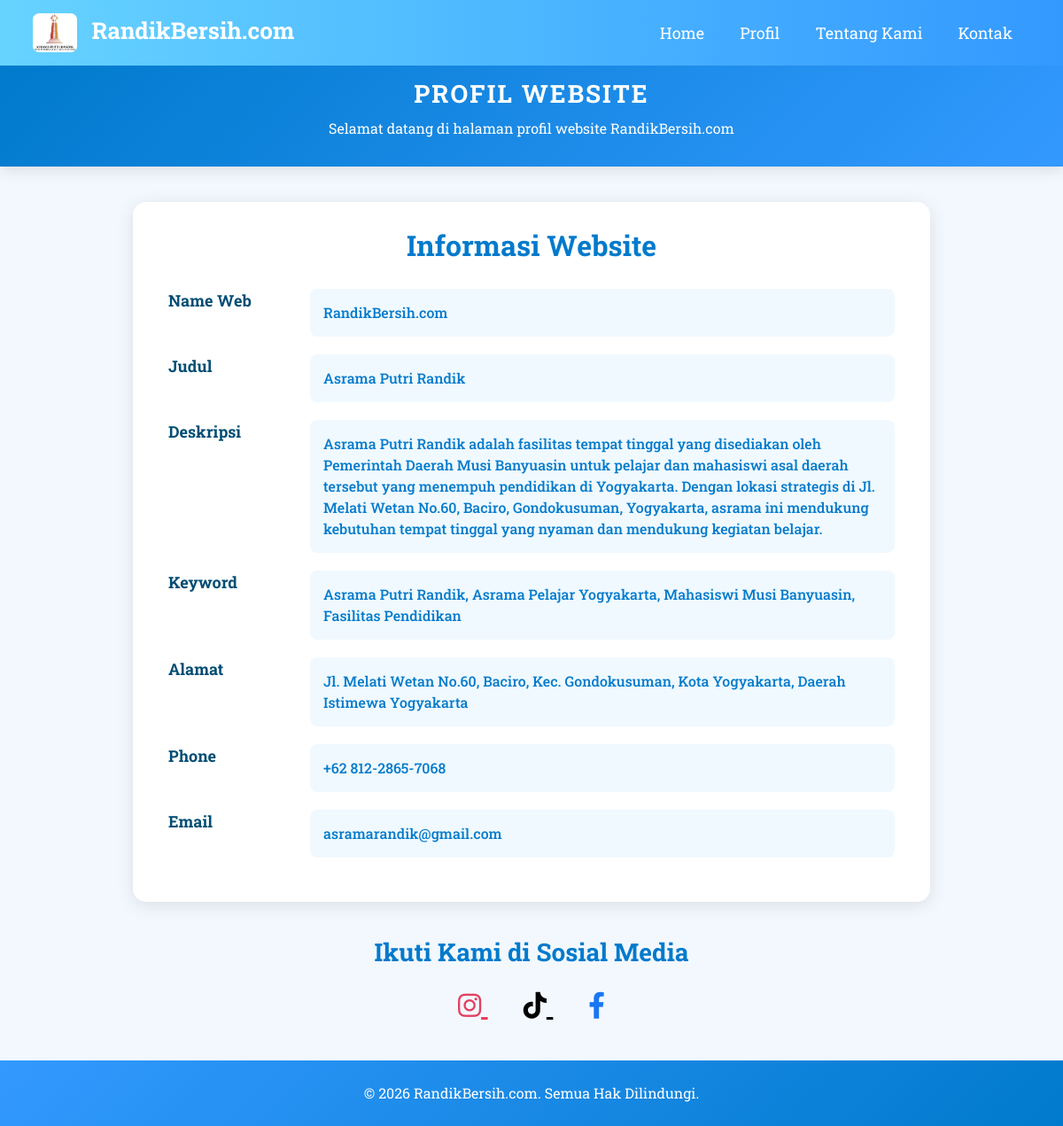
Screenshot of /user.php with the database file from the repository.
### tables this page shows
CREATE TABLE `profil_website` (
  `id` int NOT NULL,
  `name_web` varchar(255) NOT NULL,
  `judul` varchar(255) NOT NULL,
  `deskripsi` text NOT NULL,
  `keyword` varchar(255) NOT NULL,
  `alamat` varchar(255) NOT NULL,
  `phone` varchar(25) NOT NULL,
  `email` varchar(255) NOT NULL,
  `created_at` timestamp NULL DEFAULT CURRENT_TIMESTAMP
);

### user.php (the view, shortened to what this page needs)
<?php
include 'conn.php';
$sql = "SELECT * FROM profil_website ORDER BY id DESC LIMIT 1";
$result = $conn->query($sql);
if ($result->num_rows > 0) {
    $row = $result->fetch_assoc();
} else {
    echo "Data profil tidak ditemukan.";
    exit;
}
?>
<!doctype html>
<html lang="en">
<head>
    <link href="https://cdn.jsdelivr.net/npm/bootstrap@5.3.3/dist/css/bootstrap.min.css" rel="stylesheet"
>
    <link href="https://cdnjs.cloudflare.com/ajax/libs/font-awesome/6.0.0-beta3/css/all.min.css" rel="stylesheet">
</head>
<body style="font-family: 'Roboto Slab', serif; background: #f3f8ff; margin: 0; padding: 0;">
    <nav class="navbar navbar-expand-lg" style="background: linear-gradient(to right, #66d3ff, #3399ff); padding: 10px 25px;">
        <div class="container-fluid">
            <a class="navbar-brand" href="#" style="color: white; font-weight: bold; font-size: 26px;">
                <img src="asset/logo.png" alt="Logo" style="border-radius:15%; width:50px; height:auto; margin-right:10px;">
                RandikBersih.com
            </a>
            <div class="collapse navbar-collapse" id="navbarSupportedContent">
                <ul class="navbar-nav ms-auto mb-2 mb-lg-0">
                    <li class="nav-item">
                        <a class="nav-link" href="homepage.php" style="color: white; font-size: 18px; padding: 12px 20px;">Home</a>
                    </li>
                    <li class="nav-item">
                        <a class="nav-link active" href="user.php" style="color: white; font-size: 18px; padding: 12px 20px;">Profil</a>
                    </li>
                    <li class="nav-item">
                        <a class="nav-link" href="homepage.php#TentangKami" style="color: white; font-size: 18px; padding: 12px 20px;">Tentang Kami</a>
                    </li>
                    <li class="nav-item">
                        <a class="nav-link" href="homepage.php#Kontak" style="color: white; font-size: 18px; padding: 12px 20px;">Kontak</a>
                    </li>
                </ul>
            </div>
        </div>
    </nav>
    <header style="background: linear-gradient(135deg, #007acc, #3399ff); color: white; text-align: center; padding: 15px 20px; box-shadow: 0 5px 15px rgba(0, 0, 0, 0.1);">
        <h1 style="margin: 0; font-size: 28px; font-weight: 700; text-transform: uppercase; letter-spacing: 2px;">Profil Website</h1>
        <p style="font-size: 16px; margin-top: 10px; font-weight: 400;">Selamat datang di halaman profil website RandikBersih.com</p>
    </header>
    <div style="max-width: 900px; margin: 40px auto; background: white; border-radius: 15px; padding: 30px 40px; box-shadow: 0 4px 20px rgba(0, 0, 0, 0.1);">
        <h2 style="text-align: center; color: #007acc; margin-bottom: 30px; font-size: 32px; font-weight: 700;">Informasi Website</h2>
        <?php
        $profileFields = [
            'Name Web' => $row['name_web'],
            'Judul' => $row['judul'],
            'Deskripsi' => $row['deskripsi'],
            'Keyword' => $row['keyword'],
            'Alamat' => $row['alamat'],
            'Phone' => $row['phone'],
            'Email' => $row['email'],
        ];
        foreach ($profileFields as $label => $value) {
            echo '
            <div style="margin-bottom: 20px; display: flex; flex-wrap: wrap; align-items: flex-start; justify-content: space-between;">
                <div style="width: 150px; font-weight: bold; color: #004d73; font-size: 18px; margin-bottom: 5px;">' . $label . '</div>
                <div style="flex-grow: 1; max-width: calc(100% - 160px); background: #f0f9ff; padding: 15px; border-radius: 8px; color: #007acc; font-size: 16px; font-weight: 500; overflow-wrap: break-word; word-break: break-word;">' . $value . '</div>
            </div>';
            }
        ?>
    </div>
    <div style="text-align: center; margin-top: 40px;">
        <h3 style="font-size: 28px; color: #007acc; font-weight: 700;">Ikuti Kami di Sosial Media</h3>
        <div style="margin-top: 20px;">
            <a href="https://www.instagram.com/asramarandik/?igsh=azlhcmI0Z2w3emJz#" target="_blank" style="color: #E4405F; font-size: 30px; margin: 0 20px;">
                <i class="fab fa-instagram"></i>
            </a>
            <a href="https://www.tiktok.com/@asramaputrirandik?_t=8sU5e6C0zhg&_r=1" target="_blank" style="color: #000; font-size: 30px; margin: 0 20px;">
                <i class="fab fa-tiktok"></i>
            </a>
            <a href="https://www.facebook.com/profile.php?id=61553427238365&mibextid=ZbWKwL" target="_blank" style="color: #1877F2; font-size: 30px; margin: 0 20px;">
                <i class="fab fa-facebook-f"></i>
            </a>
        </div>
    </div>
    <footer style="background: linear-gradient(135deg, #3399ff, #007acc); color: white; text-align: center; padding: 25px 0; margin-top: 40px;">
        <p style="margin: 0; font-size: 16px;">&copy; <?php echo date("Y"); ?> RandikBersih.com. Semua Hak Dilindungi.</p>
    </footer>
</body>
</html>

### rows the page displays
profil_website: name_web "RandikBersih.com", judul "Asrama Putri Randik", deskripsi "Asrama Putri Randik adalah fasilitas tempat tinggal yang disediakan oleh Pemerintah Daerah Musi Banyuasin untuk pelajar dan mahasiswi asal daerah tersebut yang menempuh pendidikan di Yogyakarta. Dengan lokasi strategis di Jl. Melati Wetan No.60, Baciro, Gondokusuman, Yogyakarta, asrama ini mendukung kebutuhan tempat tinggal yang nyaman dan mendukung kegiatan belajar.", keyword "Asrama Putri Randik, Asrama Pelajar Yogyakarta, Mahasiswi Musi Banyuasin, Fasilitas Pendidikan", alamat "Jl. Melati Wetan No.60, Baciro, Kec. Gondokusuman, Kota Yogyakarta, Daerah Istimewa Yogyakarta", phone "+62 812-2865-7068", email "asramarandik@gmail.com"

### other values shown
$label "Name Web"
$label "Judul"
$label "Deskripsi"
$label "Keyword"
$label "Alamat"
$label "Phone"
$label "Email"
